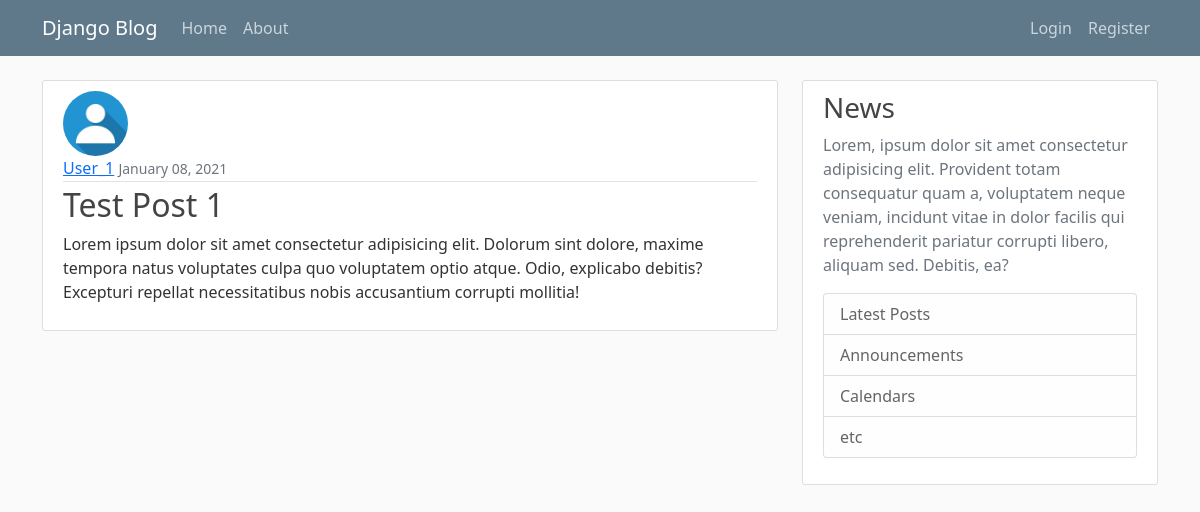
The app's page /post/1/ with its own data.
### blog/models.py (models this page shows, shortened)
class Post(models.Model):
    title = models.CharField(max_length=100)
    content = models.TextField()
    pub_date = models.DateTimeField(default=timezone.now)
    author = models.ForeignKey(User, on_delete=models.CASCADE)
    class Meta:
        verbose_name = "Post"
        verbose_name_plural = "Posts"

### users/models.py (models this page shows, shortened)
class Profile(models.Model):
    user = models.OneToOneField(User, on_delete=models.CASCADE)
    img = models.ImageField(default='default.jpeg', upload_to='profile_pics')

### blog/views.py (the view)
# urls.py: path('post/<int:pk>/', PostDetailView.as_view(), name='post-detail'),
class PostDetailView(DetailView):
    model = Post
    template_name = 'blog/post_detail.html'

### blog/templates/blog/post_detail.html (shortened to what this page needs)
{% extends 'blog/template.html' %}
{% block content %}
<article class="media content-section">
    <img class="rounded-circle article-img" src="{{ object.author.profile.img.url }}">
    <div class="media-body">
        <div class="article-metadata">
            <a class="mr-2" href="{% url 'user-posts' post.author.username %}">{{ object.author.username }}</a>
            <small class="text-muted">{{ object.pub_date|date:"F d, Y" }}</small>
        </div>
        <h2 class="article-title">{{ object.title }}</h2>
        <p class="article-content">{{ object.content }}</p>
    </div>
</article>
{% endblock content %}

### blog/static/blog/main.css (style rules this page uses)
body { background: #fafafa; color: #333333; margin-top: 5rem; }
h1, h2, h3, h4, h5, h6 { color: #444444; }
.content-section { background: #ffffff; padding: 10px 20px; border: 1px solid #dddddd; border-radius: 3px; margin-bottom: 20px; }
.article-title { color: #444444; }
.article-content { white-space: pre-line; }
.article-img { height: 65px; width: 65px; margin-right: 16px; }
.article-metadata { padding-bottom: 1px; margin-bottom: 4px; border-bottom: 1px solid #e3e3e3; }

### records on screen
Post: author.profile.img (placeholder picture), author.username "User_1", pub_date "January 08, 2021", title "Test Post 1", content "Lorem ipsum dolor sit amet consectetur adipisicing elit. Dolorum sint dolore, maxime tempora natus voluptates culpa quo voluptatem optio atque. Odio, explicabo debitis? Excepturi repellat necessitatibus nobis accusantium corrupti mollitia!"
